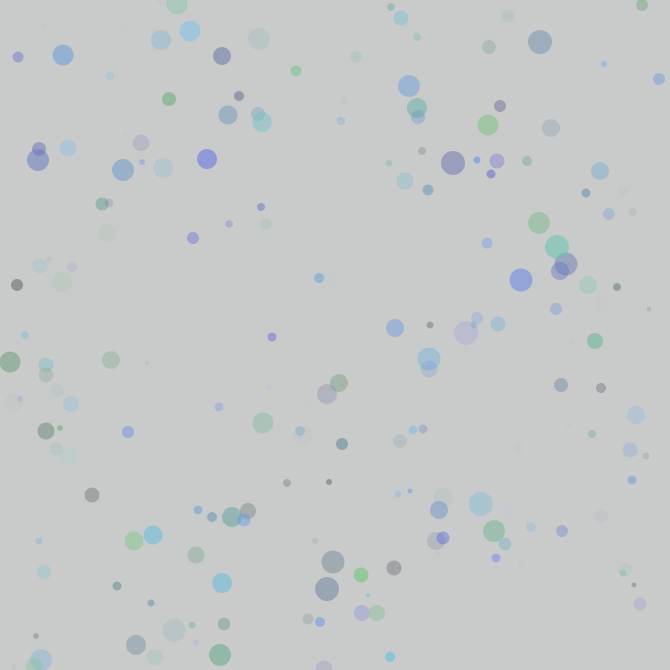
Frame 1 (no input)
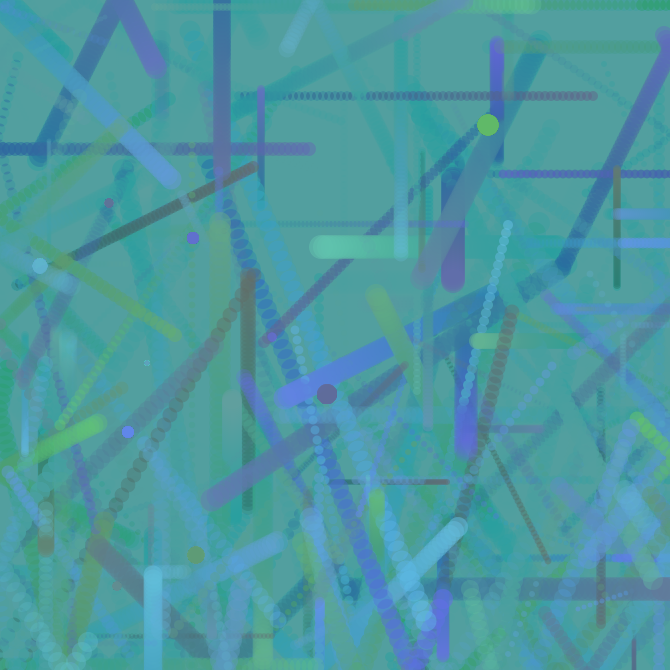
Frame 60 (the mouse pressed at the canvas centre just before this capture)
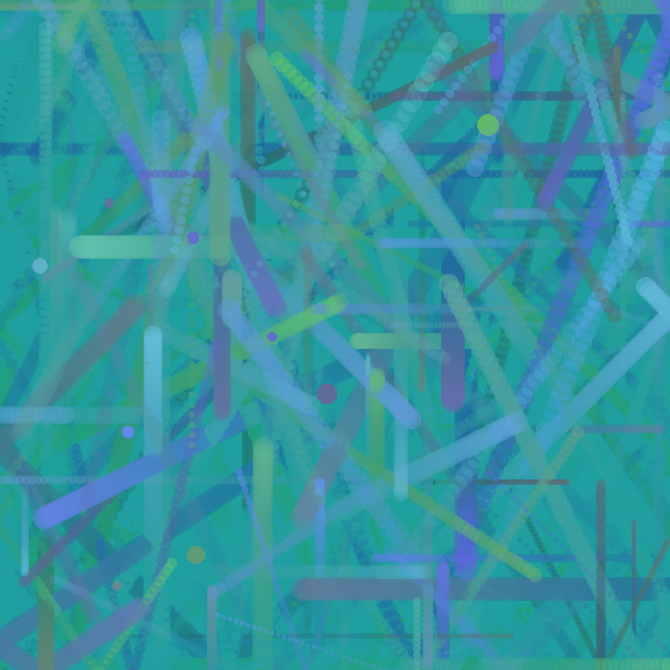
Frame 120 (the mouse held since frame 60 and released just before this capture)

The Processing sketch that drew these frames (run headless with seeded random() and noise(); from frame 60 on, the mouse is pressed at the canvas centre):

// Processing sketch: processing_56559
// ── processing_56559.pde

// Homework #11 48-257 Programming in the Arts with Processing
// Will Crownover wlc@andrew.cmu.edu
// Copyright March 2012

//Instructions
//Key Up and Down to see Urchine connections

final int MAX = 200;

int [] xList;
int [] yList;
int [] deltaXlist;
int [] deltaYlist;
int [] sizeList;
color[] col;
color[] col2;
int [] index;
int maxDist;

void setup()
{
  smooth();
  size( 670, 670 );
  noStroke();
  xList = new int [ MAX ];
  yList = new int [ MAX ];
  deltaXlist = new int [ MAX ];
  deltaYlist = new int [ MAX ];
  sizeList = new int [ MAX ];
  col = new color[ MAX ];
  col2 = new color[ MAX ];
  index = new int[0];
  
  initArray( xList, 0, width );
  initArray( yList, 0, height );
  initArray( deltaXlist, -4, 4 );
  initArray( deltaYlist, -3, 6 );
  initArray( sizeList, 5, 25 );
  initColor( col );
  initColor2( col2 );
  
  movementCheck( );
}

void draw()
{
  moveFigures();
  drawFigure();
  lineDraw();
  fill( 0, 150, 150, 4 );
  rect( 0, 0, width, height );
}

void moveFigures()
{
  for( int i = 0; i < xList.length; i++ )
  {
    xList[i] += deltaXlist[i];
    if( xList[i] > width )
    {
      deltaXlist[i] = -deltaXlist[i];
    }
    xList[i] += deltaXlist[i];
    if( xList[i] < 0 )
    {
      deltaXlist[i] = -deltaXlist[i];
    }
    yList[i] += deltaYlist[i];
    if( yList[i] > height )
    {
      deltaYlist[i] = -deltaYlist[i];
    }
    yList[i] += deltaYlist[i];
    if( yList[i] < 0 )
    {
      deltaYlist[i] = -deltaYlist[i];
    }
  }
}

void drawFigure()
{
  for( int i = 0; i < xList.length; i++ )
  {
    fill( col[i] );
    ellipse( xList[i], yList[i], sizeList[i], sizeList[i] );
  }
}

void initArray( int [] ar, int low, int high )
{
  for( int i = 0; i < ar.length; i++ )
  {
    ar[i] = int( random( low, high ) );
  }
}
  
void initColor( color[] tempColor )
{
  for( int i = 0; i < tempColor.length; i++ )
  {
    int redV = 100;
    int greenV = int( random( 100, 200 ));
    int blueV = int( random( 100, 250 ));
    int transparency = int( random( 150 ));
    tempColor[i] = color( redV, greenV, blueV, transparency );
  }
}

void initColor2( color[] tempColor )
{
  for( int i = 0; i < tempColor.length; i++ )
  {
    
    int whiteV = int( random( 0, 255 ));
    
    int transparency = int( random( 100, 255 ));
    tempColor[i] = color( whiteV, transparency );
  }
}

void movementCheck()
{
  for( int i = 0; i < xList.length; i++ )
  {
    if ( deltaXlist[i] > 1.001 && deltaXlist[i] < 2.001 && deltaYlist[i] > 0.501 && deltaYlist[i] < 2.001 )
     {
       index = append( index, i );
       
     }
  }
}
  
void lineDraw()
{
    strokeWeight( 2 );
  for( int j = 0; j < index.length; j++ )
  {
    int smallIndex = 0;
    for( int i = 0; i < xList.length; i++ )
    {
      stroke( col2[i] );
      float d = dist( xList[index[j]], yList[index[j]], xList[i], yList[i] );
      if( d < maxDist )
      {
         line( xList[index[j]], yList[index[j]], xList[i], yList[i] );
      }
    }
  }
  noStroke();
}

void keyPressed() 
{
  if (keyCode == UP) maxDist += 5;
  else if (keyCode == DOWN) maxDist -= 5;
}
  
  
